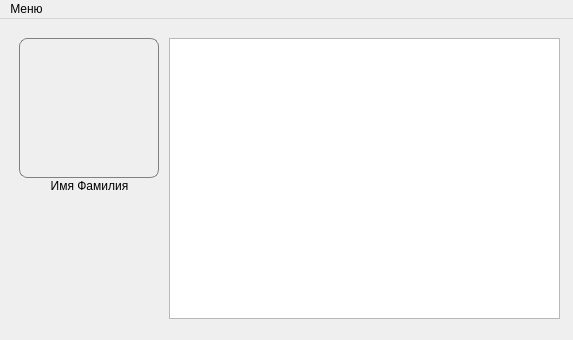
<?xml version="1.0" encoding="UTF-8"?>
<ui version="4.0">
 <class>MainWindow</class>
 <widget class="QMainWindow" name="MainWindow">
  <property name="geometry">
   <rect>
    <x>0</x>
    <y>0</y>
    <width>569</width>
    <height>340</height>
   </rect>
  </property>
  <property name="windowTitle">
   <string>MainWindow</string>
  </property>
  <widget class="QWidget" name="centralwidget">
   <layout class="QGridLayout" name="gridLayout_2">
    <item row="0" column="0">
     <widget class="QStackedWidget" name="stackedWidget">
      <property name="currentIndex">
       <number>4</number>
      </property>
      <widget class="QWidget" name="start_groupbox">
       <property name="sizePolicy">
        <sizepolicy hsizetype="Preferred" vsizetype="Preferred">
         <horstretch>3</horstretch>
         <verstretch>3</verstretch>
        </sizepolicy>
       </property>
       <property name="layoutDirection">
        <enum>Qt::LeftToRight</enum>
       </property>
       <layout class="QGridLayout" name="gridLayout">
        <item row="1" column="1">
         <widget class="QLabel" name="time_label">
          <property name="font">
           <font>
            <pointsize>26</pointsize>
           </font>
          </property>
          <property name="text">
           <string>время</string>
          </property>
          <property name="alignment">
           <set>Qt::AlignCenter</set>
          </property>
         </widget>
        </item>
        <item row="0" column="1">
         <spacer name="verticalSpacer_2">
          <property name="orientation">
           <enum>Qt::Vertical</enum>
          </property>
          <property name="sizeHint" stdset="0">
           <size>
            <width>20</width>
            <height>40</height>
           </size>
          </property>
         </spacer>
        </item>
        <item row="3" column="1">
         <spacer name="verticalSpacer">
          <property name="orientation">
           <enum>Qt::Vertical</enum>
          </property>
          <property name="sizeHint" stdset="0">
           <size>
            <width>20</width>
            <height>40</height>
           </size>
          </property>
         </spacer>
        </item>
        <item row="1" column="0">
         <spacer name="horizontalSpacer">
          <property name="orientation">
           <enum>Qt::Horizontal</enum>
          </property>
          <property name="sizeHint" stdset="0">
           <size>
            <width>40</width>
            <height>20</height>
           </size>
          </property>
         </spacer>
        </item>
        <item row="2" column="1">
         <widget class="QLabel" name="date_label">
          <property name="font">
           <font>
            <pointsize>16</pointsize>
           </font>
          </property>
          <property name="text">
           <string>дата</string>
          </property>
          <property name="alignment">
           <set>Qt::AlignCenter</set>
          </property>
         </widget>
        </item>
        <item row="1" column="2">
         <spacer name="horizontalSpacer_2">
          <property name="orientation">
           <enum>Qt::Horizontal</enum>
          </property>
          <property name="sizeHint" stdset="0">
           <size>
            <width>40</width>
            <height>20</height>
           </size>
          </property>
         </spacer>
        </item>
        <item row="4" column="0" colspan="3">
         <widget class="QPushButton" name="pushButton">
          <property name="font">
           <font>
            <pointsize>10</pointsize>
           </font>
          </property>
          <property name="text">
           <string>Перейти к заказу</string>
          </property>
         </widget>
        </item>
       </layout>
      </widget>
      <widget class="QWidget" name="case_group_box">
       <layout class="QGridLayout" name="gridLayout_3">
        <item row="2" column="1">
         <layout class="QGridLayout" name="gridLayout_4">
          <item row="2" column="1">
           <widget class="QLabel" name="TimeLabelDyn">
            <property name="font">
             <font>
              <pointsize>14</pointsize>
             </font>
            </property>
            <property name="text">
             <string>TextLabel</string>
            </property>
           </widget>
          </item>
          <item row="4" column="0">
           <widget class="QLabel" name="label_4">
            <property name="font">
             <font>
              <pointsize>14</pointsize>
             </font>
            </property>
            <property name="text">
             <string>Осталось выполнить:</string>
            </property>
           </widget>
          </item>
          <item row="0" column="1">
           <widget class="QLabel" name="CaseNumber1">
            <property name="font">
             <font>
              <pointsize>14</pointsize>
             </font>
            </property>
            <property name="text">
             <string>TextLabel</string>
            </property>
           </widget>
          </item>
          <item row="2" column="0">
           <widget class="QLabel" name="label_3">
            <property name="font">
             <font>
              <pointsize>14</pointsize>
             </font>
            </property>
            <property name="text">
             <string>Сколько забрать:</string>
            </property>
           </widget>
          </item>
          <item row="3" column="0">
           <widget class="QLabel" name="label">
            <property name="font">
             <font>
              <pointsize>14</pointsize>
             </font>
            </property>
            <property name="text">
             <string>Время на выполнение:</string>
            </property>
           </widget>
          </item>
          <item row="4" column="1">
           <widget class="QLabel" name="CountOfCompleteLabel">
            <property name="font">
             <font>
              <pointsize>14</pointsize>
             </font>
            </property>
            <property name="text">
             <string>TextLabel</string>
            </property>
           </widget>
          </item>
          <item row="1" column="1">
           <widget class="QLabel" name="PlaceLabelDyn">
            <property name="font">
             <font>
              <pointsize>14</pointsize>
             </font>
            </property>
            <property name="text">
             <string>TextLabel</string>
            </property>
           </widget>
          </item>
          <item row="0" column="0">
           <widget class="QLabel" name="CaseNumber">
            <property name="font">
             <font>
              <pointsize>14</pointsize>
             </font>
            </property>
            <property name="text">
             <string>Заказ №</string>
            </property>
            <property name="alignment">
             <set>Qt::AlignCenter</set>
            </property>
           </widget>
          </item>
          <item row="3" column="1">
           <widget class="QLabel" name="MoneyLabelDyn">
            <property name="font">
             <font>
              <pointsize>14</pointsize>
             </font>
            </property>
            <property name="text">
             <string>TextLabel</string>
            </property>
           </widget>
          </item>
          <item row="1" column="0">
           <widget class="QLabel" name="label_2">
            <property name="font">
             <font>
              <pointsize>14</pointsize>
             </font>
            </property>
            <property name="text">
             <string>Откуда забрать:</string>
            </property>
           </widget>
          </item>
         </layout>
        </item>
        <item row="1" column="1">
         <spacer name="verticalSpacer_4">
          <property name="orientation">
           <enum>Qt::Vertical</enum>
          </property>
          <property name="sizeHint" stdset="0">
           <size>
            <width>20</width>
            <height>40</height>
           </size>
          </property>
         </spacer>
        </item>
        <item row="3" column="1">
         <spacer name="verticalSpacer_3">
          <property name="orientation">
           <enum>Qt::Vertical</enum>
          </property>
          <property name="sizeHint" stdset="0">
           <size>
            <width>20</width>
            <height>40</height>
           </size>
          </property>
         </spacer>
        </item>
        <item row="9" column="2">
         <widget class="QPushButton" name="pushButton_2">
          <property name="enabled">
           <bool>true</bool>
          </property>
          <property name="font">
           <font>
            <pointsize>10</pointsize>
           </font>
          </property>
          <property name="text">
           <string>Закончить заказ</string>
          </property>
         </widget>
        </item>
        <item row="9" column="0">
         <widget class="QPushButton" name="CaseStartButton">
          <property name="font">
           <font>
            <pointsize>10</pointsize>
           </font>
          </property>
          <property name="text">
           <string>Начать выполнение</string>
          </property>
         </widget>
        </item>
        <item row="0" column="1">
         <widget class="QLabel" name="CaseGlTime">
          <property name="font">
           <font>
            <pointsize>16</pointsize>
           </font>
          </property>
          <property name="text">
           <string>время</string>
          </property>
          <property name="alignment">
           <set>Qt::AlignCenter</set>
          </property>
         </widget>
        </item>
       </layout>
      </widget>
      <widget class="QWidget" name="final_group_box">
       <layout class="QGridLayout" name="gridLayout_5">
        <item row="1" column="0">
         <widget class="QLabel" name="AllTimeEndLabel">
          <property name="font">
           <font>
            <pointsize>22</pointsize>
           </font>
          </property>
          <property name="text">
           <string>TextLabel</string>
          </property>
          <property name="alignment">
           <set>Qt::AlignLeading|Qt::AlignLeft|Qt::AlignTop</set>
          </property>
         </widget>
        </item>
        <item row="2" column="0">
         <widget class="QPushButton" name="EndDayButton_3">
          <property name="font">
           <font>
            <pointsize>10</pointsize>
           </font>
          </property>
          <property name="text">
           <string>Выйти</string>
          </property>
         </widget>
        </item>
       </layout>
      </widget>
      <widget class="QWidget" name="requests">
       <widget class="QListWidget" name="requests_list">
        <property name="geometry">
         <rect>
          <x>5</x>
          <y>5</y>
          <width>540</width>
          <height>260</height>
         </rect>
        </property>
        <property name="uniformItemSizes">
         <bool>false</bool>
        </property>
        <property name="wordWrap">
         <bool>true</bool>
        </property>
       </widget>
       <widget class="QListWidget" name="other_requests_list">
        <property name="geometry">
         <rect>
          <x>5</x>
          <y>5</y>
          <width>540</width>
          <height>260</height>
         </rect>
        </property>
        <property name="wordWrap">
         <bool>true</bool>
        </property>
       </widget>
       <widget class="QPushButton" name="pushButton_3">
        <property name="geometry">
         <rect>
          <x>5</x>
          <y>270</y>
          <width>540</width>
          <height>25</height>
         </rect>
        </property>
        <property name="text">
         <string>Другие запросы</string>
        </property>
       </widget>
       <zorder>other_requests_list</zorder>
       <zorder>requests_list</zorder>
       <zorder>pushButton_3</zorder>
      </widget>
      <widget class="QWidget" name="statistic">
       <widget class="QLabel" name="UserInfo">
        <property name="geometry">
         <rect>
          <x>10</x>
          <y>150</y>
          <width>141</width>
          <height>16</height>
         </rect>
        </property>
        <property name="font">
         <font>
          <pointsize>9</pointsize>
         </font>
        </property>
        <property name="text">
         <string>Имя Фамилия</string>
        </property>
        <property name="alignment">
         <set>Qt::AlignCenter</set>
        </property>
       </widget>
       <widget class="QFrame" name="profile_image">
        <property name="geometry">
         <rect>
          <x>10</x>
          <y>10</y>
          <width>140</width>
          <height>140</height>
         </rect>
        </property>
        <property name="minimumSize">
         <size>
          <width>140</width>
          <height>140</height>
         </size>
        </property>
        <property name="maximumSize">
         <size>
          <width>140</width>
          <height>140</height>
         </size>
        </property>
        <property name="styleSheet">
         <string notr="true">border-radius:8px; border: 1px solid gray;</string>
        </property>
        <property name="frameShape">
         <enum>QFrame::StyledPanel</enum>
        </property>
        <property name="frameShadow">
         <enum>QFrame::Raised</enum>
        </property>
       </widget>
       <widget class="QListWidget" name="case_list">
        <property name="geometry">
         <rect>
          <x>160</x>
          <y>10</y>
          <width>391</width>
          <height>281</height>
         </rect>
        </property>
       </widget>
      </widget>
     </widget>
    </item>
   </layout>
  </widget>
  <widget class="QMenuBar" name="menuBar">
   <property name="geometry">
    <rect>
     <x>0</x>
     <y>0</y>
     <width>569</width>
     <height>20</height>
    </rect>
   </property>
   <widget class="QMenu" name="menu">
    <property name="title">
     <string>Меню</string>
    </property>
    <addaction name="action"/>
    <addaction name="action_3"/>
    <addaction name="separator"/>
    <addaction name="action_4"/>
   </widget>
   <addaction name="menu"/>
  </widget>
  <action name="action">
   <property name="icon">
    <iconset resource="res.qrc">
     <normaloff>:/res/img/1436706.png</normaloff>:/res/img/1436706.png</iconset>
   </property>
   <property name="text">
    <string>Запросы</string>
   </property>
  </action>
  <action name="action_3">
   <property name="icon">
    <iconset resource="res.qrc">
     <normaloff>:/res/img/case.png</normaloff>:/res/img/case.png</iconset>
   </property>
   <property name="text">
    <string>Статистика</string>
   </property>
  </action>
  <action name="action_4">
   <property name="icon">
    <iconset theme="Main" resource="res.qrc">
     <normaloff>:/res/img/img_570832.png</normaloff>:/res/img/img_570832.png</iconset>
   </property>
   <property name="text">
    <string>На главную</string>
   </property>
  </action>
 </widget>
 <resources>
  <include location="res.qrc"/>
 </resources>
 <connections>
  <connection>
   <sender>pushButton_3</sender>
   <signal>clicked()</signal>
   <receiver>requests_list</receiver>
   <slot>hide()</slot>
   <hints>
    <hint type="sourcelabel">
     <x>154</x>
     <y>325</y>
    </hint>
    <hint type="destinationlabel">
     <x>163</x>
     <y>234</y>
    </hint>
   </hints>
  </connection>
 </connections>
</ui>
